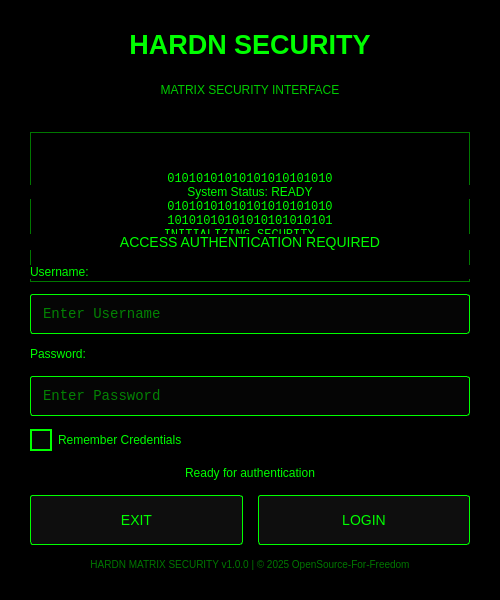
<?xml version="1.0" encoding="UTF-8"?>
<ui version="4.0">
 <class>Login</class>
 <widget class="QWidget" name="Login">
  <property name="geometry">
   <rect>
    <x>0</x>
    <y>0</y>
    <width>500</width>
    <height>600</height>
   </rect>
  </property>
  <property name="minimumSize">
   <size>
    <width>500</width>
    <height>600</height>
   </size>
  </property>
  <property name="windowTitle">
   <string>HARDN - Login</string>
  </property>
  <property name="styleSheet">
   <string notr="true">background-color: #000000;</string>
  </property>
  <layout class="QVBoxLayout" name="verticalLayout">
   <property name="spacing">
    <number>15</number>
   </property>
   <property name="leftMargin">
    <number>30</number>
   </property>
   <property name="topMargin">
    <number>30</number>
   </property>
   <property name="rightMargin">
    <number>30</number>
   </property>
   <property name="bottomMargin">
    <number>30</number>
   </property>
   <item>
    <widget class="QLabel" name="label_title">
     <property name="font">
      <font>
       <pointsize>20</pointsize>
       <weight>75</weight>
       <bold>true</bold>
      </font>
     </property>
     <property name="styleSheet">
      <string notr="true">color: #00ff00;
margin-bottom: 10px;</string>
     </property>
     <property name="text">
      <string>HARDN SECURITY</string>
     </property>
     <property name="alignment">
      <set>Qt::AlignCenter</set>
     </property>
    </widget>
   </item>
   <item>
    <widget class="QLabel" name="label_subtitle">
     <property name="styleSheet">
      <string notr="true">color: #00cc00;
margin-bottom: 20px;</string>
     </property>
     <property name="text">
      <string>MATRIX SECURITY INTERFACE</string>
     </property>
     <property name="alignment">
      <set>Qt::AlignCenter</set>
     </property>
    </widget>
   </item>
   <item>
    <widget class="QLabel" name="label_matrixAnimation">
     <property name="minimumSize">
      <size>
       <width>0</width>
       <height>150</height>
      </size>
     </property>
     <property name="styleSheet">
      <string notr="true">color: #00ff00;
font-family: monospace;
background-color: #000000;
border: 1px solid #007700;
padding: 10px;
font-size: 12px;</string>
     </property>
     <property name="text">
      <string>01010101010101010101010
10101 HARDN MATRIX 0101
01010101010101010101010
10101010101010101010101
INITIALIZING SECURITY...</string>
     </property>
     <property name="alignment">
      <set>Qt::AlignCenter</set>
     </property>
    </widget>
   </item>
   <item>
    <widget class="QLabel" name="label_systemStatus">
     <property name="styleSheet">
      <string notr="true">color: #00ff00;
font-size: 12px;</string>
     </property>
     <property name="text">
      <string>System Status: READY</string>
     </property>
     <property name="alignment">
      <set>Qt::AlignCenter</set>
     </property>
    </widget>
   </item>
   <item>
    <widget class="QLabel" name="label_loginPrompt">
     <property name="styleSheet">
      <string notr="true">color: #00ff00;
font-size: 14px;
margin-top: 20px;</string>
     </property>
     <property name="text">
      <string>ACCESS AUTHENTICATION REQUIRED</string>
     </property>
     <property name="alignment">
      <set>Qt::AlignCenter</set>
     </property>
    </widget>
   </item>
   <item>
    <widget class="QLabel" name="label_username">
     <property name="styleSheet">
      <string notr="true">color: #00ff00;
font-size: 12px;</string>
     </property>
     <property name="text">
      <string>Username:</string>
     </property>
    </widget>
   </item>
   <item>
    <widget class="QLineEdit" name="lineEdit_username">
     <property name="minimumSize">
      <size>
       <width>0</width>
       <height>40</height>
      </size>
     </property>
     <property name="styleSheet">
      <string notr="true">QLineEdit {
    color: #00ff00;
    background-color: #050505;
    border: 1px solid #00ff00;
    border-radius: 3px;
    padding: 5px 10px;
    font-size: 14px;
    font-family: monospace;
}</string>
     </property>
     <property name="placeholderText">
      <string>Enter Username</string>
     </property>
    </widget>
   </item>
   <item>
    <widget class="QLabel" name="label_password">
     <property name="styleSheet">
      <string notr="true">color: #00ff00;
font-size: 12px;</string>
     </property>
     <property name="text">
      <string>Password:</string>
     </property>
    </widget>
   </item>
   <item>
    <widget class="QLineEdit" name="lineEdit_password">
     <property name="minimumSize">
      <size>
       <width>0</width>
       <height>40</height>
      </size>
     </property>
     <property name="styleSheet">
      <string notr="true">QLineEdit {
    color: #00ff00;
    background-color: #050505;
    border: 1px solid #00ff00;
    border-radius: 3px;
    padding: 5px 10px;
    font-size: 14px;
    font-family: monospace;
}</string>
     </property>
     <property name="echoMode">
      <enum>QLineEdit::Password</enum>
     </property>
     <property name="placeholderText">
      <string>Enter Password</string>
     </property>
    </widget>
   </item>
   <item>
    <widget class="QCheckBox" name="checkBox_rememberMe">
     <property name="styleSheet">
      <string notr="true">QCheckBox {
    color: #00ff00;
}

QCheckBox::indicator {
    width: 18px;
    height: 18px;
}

QCheckBox::indicator:unchecked {
    border: 2px solid #00ff00;
    background-color: #050505;
}

QCheckBox::indicator:checked {
    border: 2px solid #00ff00;
    background-color: #00ff00;
}</string>
     </property>
     <property name="text">
      <string>Remember Credentials</string>
     </property>
    </widget>
   </item>
   <item>
    <spacer name="verticalSpacer">
     <property name="orientation">
      <enum>Qt::Vertical</enum>
     </property>
     <property name="sizeHint" stdset="0">
      <size>
       <width>20</width>
       <height>40</height>
      </size>
     </property>
    </spacer>
   </item>
   <item>
    <widget class="QLabel" name="label_loginStatus">
     <property name="styleSheet">
      <string notr="true">color: #00ff00;
font-size: 12px;</string>
     </property>
     <property name="text">
      <string>Ready for authentication</string>
     </property>
     <property name="alignment">
      <set>Qt::AlignCenter</set>
     </property>
    </widget>
   </item>
   <item>
    <layout class="QHBoxLayout" name="horizontalLayout">
     <item>
      <widget class="QPushButton" name="pushButton_exit">
       <property name="minimumSize">
        <size>
         <width>0</width>
         <height>50</height>
        </size>
       </property>
       <property name="styleSheet">
        <string notr="true">QPushButton {
    color: #00ff00;
    background-color: #0e0e0e;
    border: 1px solid #00ff00;
    border-radius: 3px;
    font-size: 14px;
}
QPushButton:hover {
    background-color: #0d260d;
}
QPushButton:pressed {
    background-color: #105510;
}</string>
       </property>
       <property name="text">
        <string>EXIT</string>
       </property>
      </widget>
     </item>
     <item>
      <widget class="QPushButton" name="pushButton_login">
       <property name="minimumSize">
        <size>
         <width>0</width>
         <height>50</height>
        </size>
       </property>
       <property name="styleSheet">
        <string notr="true">QPushButton {
    color: #00ff00;
    background-color: #0e0e0e;
    border: 1px solid #00ff00;
    border-radius: 3px;
    font-size: 14px;
}
QPushButton:hover {
    background-color: #0d260d;
}
QPushButton:pressed {
    background-color: #105510;
}</string>
       </property>
       <property name="text">
        <string>LOGIN</string>
       </property>
      </widget>
     </item>
    </layout>
   </item>
   <item>
    <widget class="QLabel" name="label_footer">
     <property name="styleSheet">
      <string notr="true">color: #007700;
font-size: 10px;
margin-top: 10px;</string>
     </property>
     <property name="text">
      <string>HARDN MATRIX SECURITY v1.0.0 | © 2025 OpenSource-For-Freedom</string>
     </property>
     <property name="alignment">
      <set>Qt::AlignCenter</set>
     </property>
    </widget>
   </item>
  </layout>
 </widget>
 <resources/>
 <connections/>
</ui>
